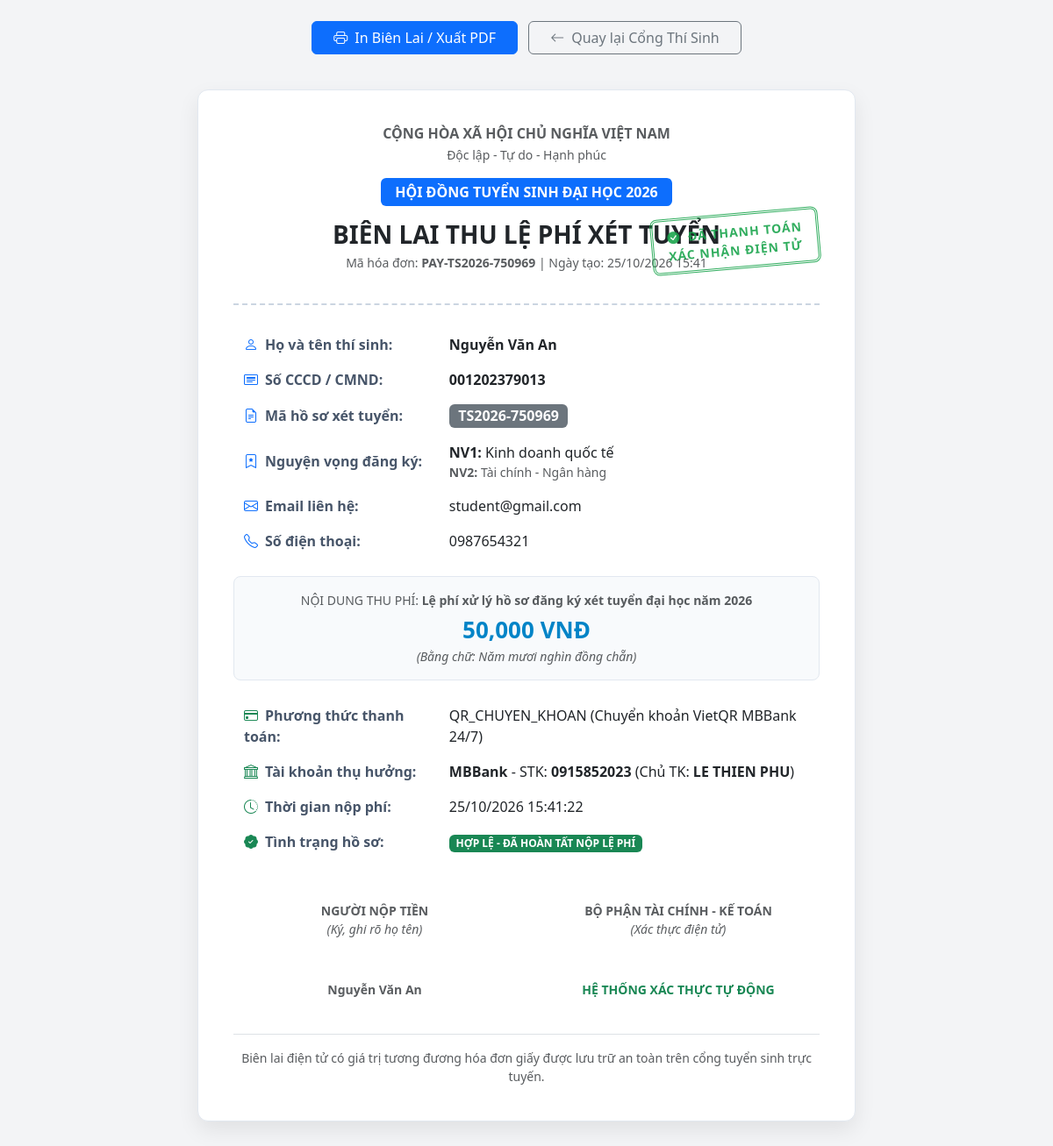
Screenshot of /receipt/PAY-TS2026-750969 (signed in) with the database file from the repository.
### app/models.py (models this page shows)
class PaymentTransaction(Base):
    __tablename__ = "payment_transactions"
    id = Column(Integer, primary_key=True, index=True)
    tx_code = Column(String(60), unique=True, index=True, nullable=False) # Mã giao dịch PAY-XXXX
    application_id = Column(Integer, ForeignKey("admission_applications.id"), unique=True, nullable=False)
    amount = Column(Float, nullable=False)
    method = Column(String(50), default="QR_CHUYEN_KHOAN")
    status = Column(String(30), default="UNPAID")         # UNPAID, PAID, FAILED
    qr_payload = Column(Text, nullable=True)              # Dữ liệu nội dung chuyển khoản / QR
    paid_at = Column(DateTime, nullable=True)
    created_at = Column(DateTime, default=datetime.datetime.utcnow)
    application = relationship("AdmissionApplication", back_populates="payment")

class AdmissionApplication(Base):
    __tablename__ = "admission_applications"
    id = Column(Integer, primary_key=True, index=True)
    app_code = Column(String(50), unique=True, index=True, nullable=False) # Mã hồ sơ TS2026-XXXX
    full_name = Column(String(150), nullable=False)
    id_card = Column(String(20), index=True, nullable=False)              # Số CCCD
    email = Column(String(120), nullable=False)
    phone = Column(String(20), nullable=False)
    method = Column(String(100), nullable=False)                         # Tên hoặc mã phương thức
    method_code = Column(String(50), default="THPT")                     # THPT, IELTS_THPT, DGNL_HSA_TSA, XTHB, SAT_ACT
    method_name = Column(String(200), default="Xét tuyển điểm thi THPT") # Tên đầy đủ của phương thức chuẩn NEU
    subject_combination = Column(String(50), nullable=True)              # Tổ hợp môn (A00, A01, D01, D07...)
    priority_area = Column(String(50), default="KV3")                    # Khu vực ưu tiên (KV1, KV2-NT, KV2, KV3)
    priority_score = Column(Float, default=0.0)                          # Điểm cộng ưu tiên (0.0, 0.25, 0.5, 0.75)
    score_details = Column(Text, nullable=True)                          # JSON chi tiết điểm thành phần (môn 1, môn 2, IELTS, HSA...)
    score = Column(Float, nullable=False)                                # Tổng điểm xét tuyển (sau quy đổi và cộng ưu tiên)
    proof_url = Column(Text, nullable=True)                              # Link ảnh hoặc đường dẫn file tải lên
    admitted_major_name = Column(String(200), nullable=True)             # Ngành trúng tuyển thực tế (NV1 hay NV2)
    major_id = Column(Integer, ForeignKey("majors.id"), nullable=False)
    major = relationship("Major", back_populates="applications", foreign_keys=[major_id])
    major_nv2_id = Column(Integer, ForeignKey("majors.id"), nullable=True)
    major_nv2 = relationship("Major", back_populates="applications_nv2", foreign_keys=[major_nv2_id])
    user_id = Column(Integer, ForeignKey("users.id"), nullable=True)
    user = relationship("User", back_populates="applications")
    status = Column(String(50), default="CHO_DUYET")
    student_code = Column(String(30), nullable=True)
    student_email = Column(String(120), nullable=True)
    enrolled_at = Column(DateTime, nullable=True)
    appeal_note = Column(Text, nullable=True)
    appeal_proof_url = Column(Text, nullable=True)
    appeal_status = Column(String(30), nullable=True)
    officer_note = Column(Text, nullable=True) # Ghi chú của cán bộ tuyển sinh khi duyệt hồ sơ
    created_at = Column(DateTime, default=datetime.datetime.utcnow)
    payment = relationship("PaymentTransaction", back_populates="application", uselist=False)
    tickets = relationship("SupportTicket", back_populates="application")

class Major(Base):
    __tablename__ = "majors"
    id = Column(Integer, primary_key=True, index=True)
    code = Column(String(20), unique=True, index=True, nullable=False) # VD: 7480201 (CNTT)
    name = Column(String(200), nullable=False)                         # Công nghệ thông tin
    category = Column(String(100), default="Công nghệ & Kỹ thuật")     # Khối ngành
    description = Column(Text, nullable=True)                          # Giới thiệu ngành học & chuẩn đầu ra
    quota = Column(Integer, default=50)                               # Chỉ tiêu tuyển sinh
    benchmark_score = Column(Float, default=0.0)                      # Điểm chuẩn trúng tuyển (sau lọc ảo)
    applications = relationship("AdmissionApplication", back_populates="major", foreign_keys="[AdmissionApplication.major_id]")
    applications_nv2 = relationship("AdmissionApplication", back_populates="major_nv2", foreign_keys="[AdmissionApplication.major_nv2_id]")
    subjects = relationship("Subject", back_populates="major", cascade="all, delete-orphan")

### app/routers/web_views.py (the view)
@router.get("/receipt/{tx_code}")
def receipt_page(tx_code: str, request: Request, db: Session = Depends(get_db)):
    tx = db.query(PaymentTransaction).filter(PaymentTransaction.tx_code == tx_code).first()
    if not tx:
        raise HTTPException(status_code=404, detail="Không tìm thấy hóa đơn thanh toán!")
    app = db.query(AdmissionApplication).filter(AdmissionApplication.id == tx.application_id).first()
    if not app:
        raise HTTPException(status_code=404, detail="Không tìm thấy hồ sơ tương ứng!")
    user = get_current_user(request, db)
    if not user:
        return RedirectResponse(url=f"/login?msg=please_login&redirect=/receipt/{tx_code}")
    if user.role == "STUDENT" and (app.user_id != user.id and app.email != user.email):
        raise HTTPException(status_code=403, detail="Bảo mật: Bạn không có quyền truy cập biên lai của thí sinh khác!")
    major = db.query(Major).filter(Major.id == app.major_id).first()
    return templates.TemplateResponse("receipt.html", {
        "request": request,
        "tx": tx,
        "app": app,
        "major": major
    })

### app/templates/receipt.html (shortened to what this page needs)
<!DOCTYPE html>
<html lang="vi">
<head>
    <link href="https://cdn.jsdelivr.net/npm/bootstrap@5.3.0/dist/css/bootstrap.min.css" rel="stylesheet">
    <link rel="stylesheet" href="https://cdn.jsdelivr.net/npm/bootstrap-icons@1.11.0/font/bootstrap-icons.css">
</head>
<body>
    <div class="container">
        <div class="text-center mt-4 no-print">
            <button onclick="window.print()" class="btn btn-primary px-4 me-2">
                <i class="bi bi-printer me-2"></i>In Biên Lai / Xuất PDF
            </button>
            <a href="/student" class="btn btn-outline-secondary px-4">
                <i class="bi bi-arrow-left me-2"></i>Quay lại Cổng Thí Sinh
            </a>
        </div>
        <div class="receipt-card">
            <div class="receipt-stamp">
                <i class="bi bi-check-circle-fill me-1"></i> ĐÃ THANH TOÁN<br>
                XÁC NHẬN ĐIỆN TỬ
            </div>
            <div class="receipt-header">
                <h6 class="text-uppercase fw-bold text-muted mb-1">CỘNG HÒA XÃ HỘI CHỦ NGHĨA VIỆT NAM</h6>
                <p class="small text-muted mb-3">Độc lập - Tự do - Hạnh phúc</p>
                <div class="mb-2">
                    <span class="badge bg-primary px-3 py-2 fs-6">HỘI ĐỒNG TUYỂN SINH ĐẠI HỌC 2026</span>
                </div>
                <h3 class="fw-bold text-dark mt-3 mb-1">BIÊN LAI THU LỆ PHÍ XÉT TUYỂN</h3>
                <p class="text-muted small">Mã hóa đơn: <strong>{{ tx.tx_code }}</strong> | Ngày tạo: {{ tx.created_at.strftime('%d/%m/%Y %H:%M') }}</p>
            </div>
            <table class="table info-table table-borderless">
                <tbody>
                    <tr>
                        <td class="label-col"><i class="bi bi-person me-2 text-primary"></i>Họ và tên thí sinh:</td>
                        <td class="fw-bold">{{ app.full_name if app else '---' }}</td>
                    </tr>
                    <tr>
                        <td class="label-col"><i class="bi bi-card-heading me-2 text-primary"></i>Số CCCD / CMND:</td>
                        <td class="fw-bold text-dark">{{ app.id_card if app else '---' }}</td>
                    </tr>
                    <tr>
                        <td class="label-col"><i class="bi bi-file-earmark-text me-2 text-primary"></i>Mã hồ sơ xét tuyển:</td>
                        <td><span class="badge bg-secondary fs-6">{{ app.app_code if app else '---' }}</span></td>
                    </tr>
                    <tr>
                        <td class="label-col"><i class="bi bi-bookmark-star me-2 text-primary"></i>Nguyện vọng đăng ký:</td>
                        <td>
                            <div><strong>NV1:</strong> {{ major.name if major else '---' }}</div>
                            {% if app and app.major_nv2 %}
                            <div class="text-muted small"><strong>NV2:</strong> {{ app.major_nv2.name }}</div>
                            {% endif %}
                        </td>
                    </tr>
                    <tr>
                        <td class="label-col"><i class="bi bi-envelope me-2 text-primary"></i>Email liên hệ:</td>
                        <td>{{ app.email if app else '---' }}</td>
                    </tr>
                    <tr>
                        <td class="label-col"><i class="bi bi-telephone me-2 text-primary"></i>Số điện thoại:</td>
                        <td>{{ app.phone if app else '---' }}</td>
                    </tr>
                </tbody>
            </table>
            <div class="amount-box">
                <div class="text-muted small mb-1">NỘI DUNG THU PHÍ: <strong>Lệ phí xử lý hồ sơ đăng ký xét tuyển đại học năm 2026</strong></div>
                <div class="amount-number">{{ "{:,.0f}".format(tx.amount) }} VNĐ</div>
                <div class="text-muted small"><em>(Bằng chữ: Năm mươi nghìn đồng chẵn)</em></div>
            </div>
            <table class="table info-table table-borderless mt-3">
                <tbody>
                    <tr>
                        <td class="label-col"><i class="bi bi-credit-card me-2 text-success"></i>Phương thức thanh toán:</td>
                        <td>{{ tx.method }} (Chuyển khoản VietQR MBBank 24/7)</td>
                    </tr>
                    <tr>
                        <td class="label-col"><i class="bi bi-bank me-2 text-success"></i>Tài khoản thụ hưởng:</td>
                        <td><strong>MBBank</strong> - STK: <strong>0915852023</strong> (Chủ TK: <strong>LE THIEN PHU</strong>)</td>
                    </tr>
                    <tr>
                        <td class="label-col"><i class="bi bi-clock-history me-2 text-success"></i>Thời gian nộp phí:</td>
                        <td>{{ tx.paid_at.strftime('%d/%m/%Y %H:%M:%S') if tx.paid_at else 'Đã xác nhận' }}</td>
                    </tr>
                    <tr>
                        <td class="label-col"><i class="bi bi-patch-check-fill me-2 text-success"></i>Tình trạng hồ sơ:</td>
                        <td><span class="badge bg-success">HỢP LỆ - ĐÃ HOÀN TẤT NỘP LỆ PHÍ</span></td>
                    </tr>
                </tbody>
            </table>
            <div class="row mt-5 text-center small text-muted">
                <div class="col-6">
                    <p class="mb-5"><strong>NGƯỜI NỘP TIỀN</strong><br><em>(Ký, ghi rõ họ tên)</em></p>
                    <p class="fw-bold mt-4">{{ app.full_name if app else '' }}</p>
                </div>
                <div class="col-6">
                    <p class="mb-5"><strong>BỘ PHẬN TÀI CHÍNH - KẾ TOÁN</strong><br><em>(Xác thực điện tử)</em></p>
                    <p class="text-success fw-bold mt-4">HỆ THỐNG XÁC THỰC TỰ ĐỘNG</p>
                </div>
            </div>
            <div class="mt-4 pt-3 border-top text-center text-muted small">
                Biên lai điện tử có giá trị tương đương hóa đơn giấy được lưu trữ an toàn trên cổng tuyển sinh trực tuyến.
            </div>
        </div>
    </div>
</body>
</html>

### app/templates/receipt.html (style rules this page uses)
body { background-color: #f3f4f6; font-family: 'Segoe UI', Tahoma, Geneva, Verdana, sans-serif; color: #1e293b; }
.receipt-card { background: #ffffff; max-width: 750px; margin: 40px auto; padding: 40px; border-radius: 12px; box-shadow: 0 10px 25px rgba(0,0,0,0.08); border: 1px solid #e2e8f0; position: relative; }
.receipt-header { text-align: center; border-bottom: 2px dashed #cbd5e1; padding-bottom: 20px; margin-bottom: 25px; }
.receipt-stamp { border: 3px double #16a34a; color: #16a34a; font-weight: bold; font-size: 14px; display: inline-block; padding: 8px 16px; border-radius: 8px; text-transform: uppercase; letter-spacing: 1px; transform: rotate(-5deg); position: absolute; right: 40px; top: 140px; opacity: 0.88; }
.info-table td { padding: 8px 12px; vertical-align: middle; }
.info-table td.label-col { font-weight: 600; color: #475569; width: 35%; }
.amount-box { background: #f8fafc; border-radius: 8px; padding: 16px; text-align: center; border: 1px solid #e2e8f0; margin: 20px 0; }
.amount-number { font-size: 26px; font-weight: 800; color: #0284c7; }

### rows the page displays
PaymentTransaction: tx_code "PAY-TS2026-750969", created_at "25/10/2026 15:41", amount "50,000", method "QR_CHUYEN_KHOAN", paid_at "25/10/2026 15:41:22"
AdmissionApplication: full_name "Nguyễn Văn An", id_card "001202379013", app_code "TS2026-750969", email "student@gmail.com", phone "0987654321"
Major: name "Kinh doanh quốc tế"
Major: major_nv2.name "Tài chính - Ngân hàng"
